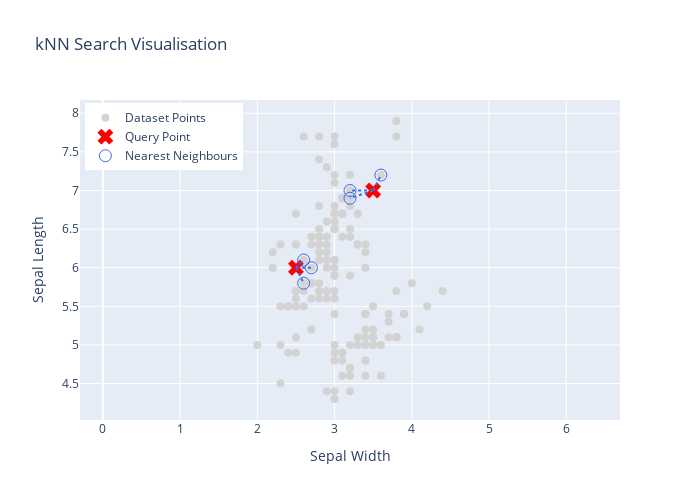

The notebook cell saved with this chart:
### Code cell
visualise_knn(query_points, dataset, neighbours)

### Figure 1 — Plotly figure (JSON) as saved in the notebook; plotly's stock layout.template omitted (floating-point values rounded to 4 significant figures; data arrays with more than 128 entries replaced by an {"elided": "..."} marker saying what was removed)
{"data": [{"marker": {"color": "lightgrey", "size": 8}, "mode": "markers", "name": "Dataset Points", "type": "scatter", "x": {"elided": "150 float values"}, "y": {"elided": "150 float values"}}, {"marker": {"color": "red", "size": 14, "symbol": "x"}, "mode": "markers", "name": "Query Point", "showlegend": true, "type": "scatter", "x": [2.5], "y": [6]}, {"line": {"color": "royalblue", "dash": "dot"}, "mode": "lines", "showlegend": false, "type": "scatter", "x": [2.5, 2.6], "y": [6, 6.1]}, {"line": {"color": "royalblue", "dash": "dot"}, "mode": "lines", "showlegend": false, "type": "scatter", "x": [2.5, 2.7], "y": [6, 6]}, {"line": {"color": "royalblue", "dash": "dot"}, "mode": "lines", "showlegend": false, "type": "scatter", "x": [2.5, 2.6], "y": [6, 5.8]}, {"marker": {"color": "royalblue", "size": 12, "symbol": "circle-open"}, "mode": "markers", "name": "Nearest Neighbours", "showlegend": true, "type": "scatter", "x": [2.6, 2.7, 2.6], "y": [6.1, 6.0, 5.8]}, {"marker": {"color": "red", "size": 14, "symbol": "x"}, "mode": "markers", "name": "Query Point", "showlegend": false, "type": "scatter", "x": [3.5], "y": [7]}, {"line": {"color": "royalblue", "dash": "dot"}, "mode": "lines", "showlegend": false, "type": "scatter", "x": [3.5, 3.6], "y": [7, 7.2]}, {"line": {"color": "royalblue", "dash": "dot"}, "mode": "lines", "showlegend": false, "type": "scatter", "x": [3.5, 3.2], "y": [7, 7]}, {"line": {"color": "royalblue", "dash": "dot"}, "mode": "lines", "showlegend": false, "type": "scatter", "x": [3.5, 3.2], "y": [7, 6.9]}, {"marker": {"color": "royalblue", "size": 12, "symbol": "circle-open"}, "mode": "markers", "name": "Nearest Neighbours", "showlegend": false, "type": "scatter", "x": [3.6, 3.2, 3.2], "y": [7.2, 7.0, 6.9]}], "layout": {"height": 500, "legend": {"x": 0.01, "xanchor": "left", "y": 0.99, "yanchor": "top"}, "title": {"text": "kNN Search Visualisation"}, "width": 700, "xaxis": {"scaleanchor": "y", "scaleratio": 1, "title": {"text": "Sepal Width"}}, "yaxis": {"constrain": "domain", "title": {"text": "Sepal Length"}}}}
